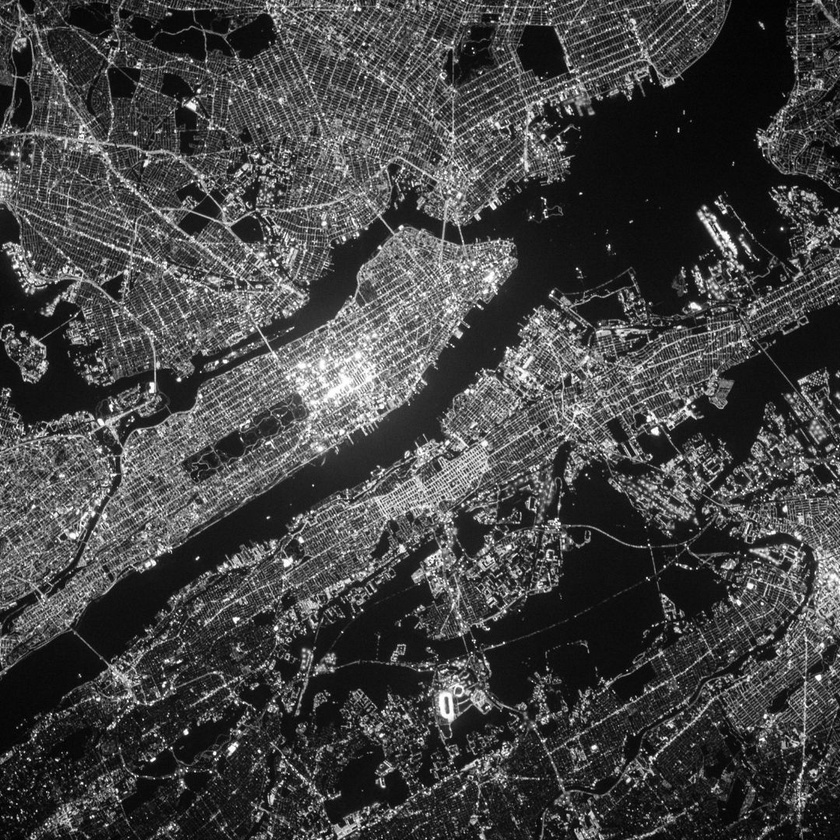
#> input picture nasa.jpg, 840 x 840 px, shrunk from 1080 x 1080 before the run
$ python codigo.1.py
#> lines starting #> are read from the running program, lines starting #| are printed output that depends on the picture; after the words box and inside, x2 and y2 are one past the last pixel; in counts of white or black regions, pixels touching at a corner belong together
import cv2
import numpy as np
import matplotlib.pyplot as plt

# Cargar la imagen en escala de grises
img = cv2.imread("nasa.jpg", cv2.IMREAD_GRAYSCALE)
#> img is the input picture: shape (840, 840); min 0, max 255, mean 67.9

# Verificar si la imagen se cargó correctamente
if img is None:
    raise ValueError("Error: No se pudo cargar la imagen.")

# Obtener dimensiones de la imagen
height, width = img.shape
#> height = 840; width = 840

# Tamaño del bloque
block_size = 8

# Crear una copia de la imagen en RGB para dibujar líneas de la cuadrícula en color
img_grid = cv2.cvtColor(img, cv2.COLOR_GRAY2BGR)

# Dibujar líneas verticales y horizontales para dividir en bloques de 8x8
for i in range(0, height, block_size):
    cv2.line(img_grid, (0, i), (width, i), (0, 255, 0), 1)  # Líneas horizontales
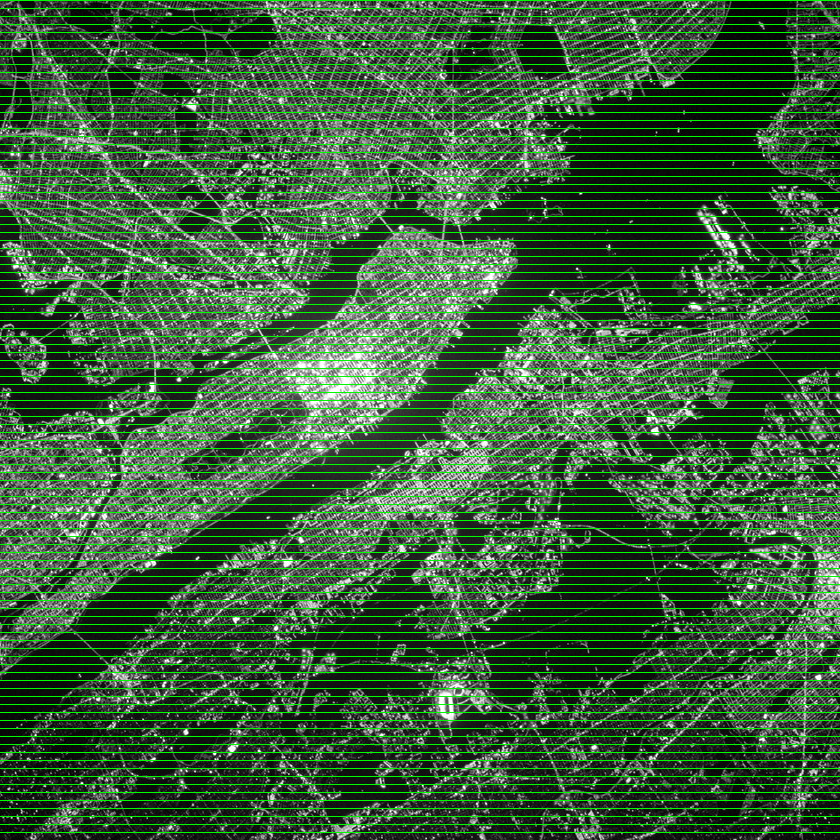
#> img_grid: shape (840, 840, 3); 12.5% of pixels changed, all inside (x1, y1, x2, y2) = (0, 0, 840, 833)

for j in range(0, width, block_size):
    cv2.line(img_grid, (j, 0), (j, height), (0, 255, 0), 1)  # Líneas verticales
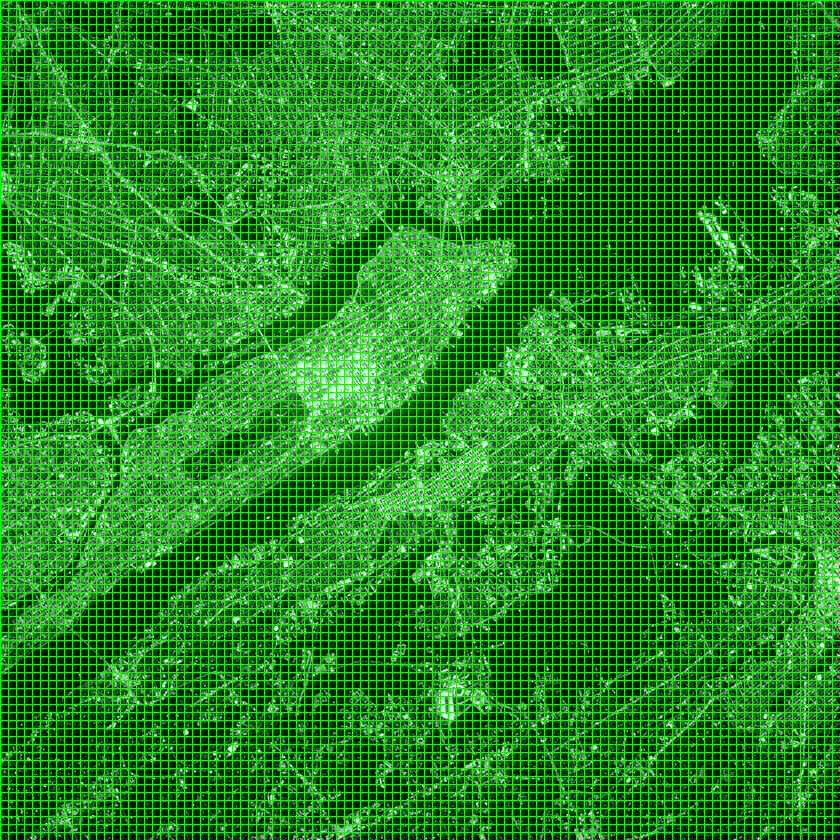
#> img_grid: shape (840, 840, 3); 10.94% of pixels changed, all inside (x1, y1, x2, y2) = (0, 1, 833, 840)

# Mostrar la imagen con la cuadrícula
plt.figure(figsize=(10, 10))
plt.imshow(cv2.cvtColor(img_grid, cv2.COLOR_BGR2RGB))  # Convertir BGR a RGB para Matplotlib
plt.axis("off")
plt.show()
